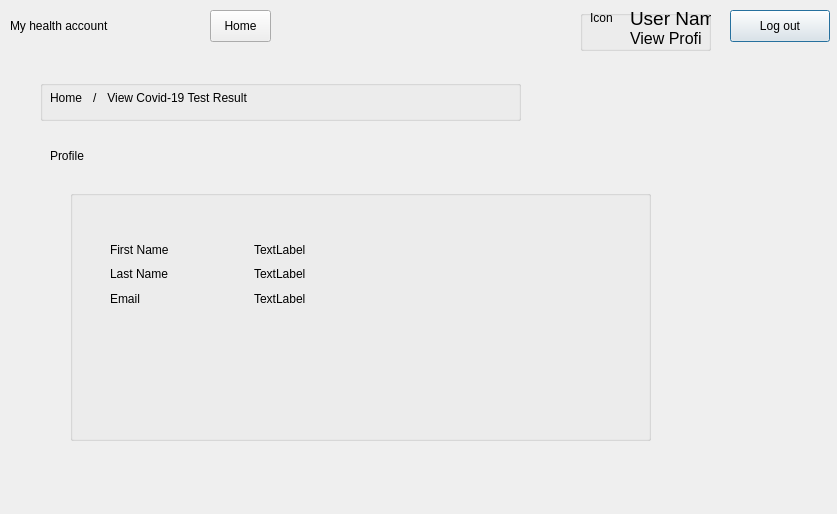
<?xml version="1.0" encoding="UTF-8"?>
<ui version="4.0">
 <class>UserProfile</class>
 <widget class="QDialog" name="UserProfile">
  <property name="geometry">
   <rect>
    <x>0</x>
    <y>0</y>
    <width>837</width>
    <height>514</height>
   </rect>
  </property>
  <property name="windowTitle">
   <string>Dialog</string>
  </property>
  <widget class="QGroupBox" name="groupBox_6">
   <property name="geometry">
    <rect>
     <x>580</x>
     <y>10</y>
     <width>131</width>
     <height>41</height>
    </rect>
   </property>
   <property name="title">
    <string/>
   </property>
   <widget class="QLabel" name="label_17">
    <property name="geometry">
     <rect>
      <x>50</x>
      <y>0</y>
      <width>91</width>
      <height>16</height>
     </rect>
    </property>
    <property name="font">
     <font>
      <family>.AppleSystemUIFont</family>
      <pointsize>14</pointsize>
      <italic>false</italic>
      <bold>false</bold>
     </font>
    </property>
    <property name="styleSheet">
     <string notr="true">font: 14pt &quot;.AppleSystemUIFont&quot;;</string>
    </property>
    <property name="text">
     <string>User Name</string>
    </property>
   </widget>
   <widget class="QLabel" name="label_18">
    <property name="geometry">
     <rect>
      <x>50</x>
      <y>20</y>
      <width>71</width>
      <height>16</height>
     </rect>
    </property>
    <property name="font">
     <font>
      <family>.AppleSystemUIFont</family>
      <pointsize>12</pointsize>
      <italic>false</italic>
      <bold>false</bold>
     </font>
    </property>
    <property name="styleSheet">
     <string notr="true">font: 12pt &quot;.AppleSystemUIFont&quot;;</string>
    </property>
    <property name="text">
     <string>View Profile</string>
    </property>
   </widget>
   <widget class="QLabel" name="label_19">
    <property name="geometry">
     <rect>
      <x>10</x>
      <y>0</y>
      <width>41</width>
      <height>16</height>
     </rect>
    </property>
    <property name="text">
     <string>Icon</string>
    </property>
   </widget>
  </widget>
  <widget class="QLabel" name="label">
   <property name="geometry">
    <rect>
     <x>10</x>
     <y>10</y>
     <width>201</width>
     <height>31</height>
    </rect>
   </property>
   <property name="styleSheet">
    <string notr="true">font: 24pt &quot;.AppleSystemUIFont&quot;;</string>
   </property>
   <property name="text">
    <string>My health account </string>
   </property>
  </widget>
  <widget class="QPushButton" name="pushButtonLogout">
   <property name="geometry">
    <rect>
     <x>730</x>
     <y>10</y>
     <width>100</width>
     <height>32</height>
    </rect>
   </property>
   <property name="text">
    <string>Log out</string>
   </property>
  </widget>
  <widget class="QGroupBox" name="groupBox_2">
   <property name="geometry">
    <rect>
     <x>40</x>
     <y>80</y>
     <width>481</width>
     <height>41</height>
    </rect>
   </property>
   <property name="title">
    <string/>
   </property>
   <widget class="QLabel" name="labelHome">
    <property name="geometry">
     <rect>
      <x>10</x>
      <y>10</y>
      <width>36</width>
      <height>16</height>
     </rect>
    </property>
    <property name="text">
     <string>Home</string>
    </property>
   </widget>
   <widget class="QLabel" name="label_9">
    <property name="geometry">
     <rect>
      <x>53</x>
      <y>10</y>
      <width>16</width>
      <height>16</height>
     </rect>
    </property>
    <property name="text">
     <string>/</string>
    </property>
   </widget>
   <widget class="QLabel" name="label_10">
    <property name="geometry">
     <rect>
      <x>64</x>
      <y>10</y>
      <width>241</width>
      <height>16</height>
     </rect>
    </property>
    <property name="text">
     <string> View Covid-19 Test Result</string>
    </property>
   </widget>
  </widget>
  <widget class="QLabel" name="label_7">
   <property name="geometry">
    <rect>
     <x>50</x>
     <y>140</y>
     <width>201</width>
     <height>31</height>
    </rect>
   </property>
   <property name="styleSheet">
    <string notr="true">font: 18pt &quot;.AppleSystemUIFont&quot;;</string>
   </property>
   <property name="text">
    <string>Profile</string>
   </property>
  </widget>
  <widget class="QGroupBox" name="groupBox">
   <property name="geometry">
    <rect>
     <x>70</x>
     <y>190</y>
     <width>581</width>
     <height>251</height>
    </rect>
   </property>
   <property name="title">
    <string/>
   </property>
   <widget class="QWidget" name="layoutWidget">
    <property name="geometry">
     <rect>
      <x>40</x>
      <y>50</y>
      <width>281</width>
      <height>68</height>
     </rect>
    </property>
    <layout class="QHBoxLayout" name="horizontalLayout">
     <item>
      <layout class="QVBoxLayout" name="verticalLayout">
       <item>
        <widget class="QLabel" name="label_2">
         <property name="text">
          <string>First Name</string>
         </property>
        </widget>
       </item>
       <item>
        <widget class="QLabel" name="label_3">
         <property name="text">
          <string>Last Name</string>
         </property>
        </widget>
       </item>
       <item>
        <widget class="QLabel" name="label_4">
         <property name="text">
          <string>Email</string>
         </property>
        </widget>
       </item>
      </layout>
     </item>
     <item>
      <layout class="QVBoxLayout" name="verticalLayout_2">
       <item>
        <widget class="QLabel" name="labelFirstName">
         <property name="text">
          <string>TextLabel</string>
         </property>
        </widget>
       </item>
       <item>
        <widget class="QLabel" name="labelLastName">
         <property name="text">
          <string>TextLabel</string>
         </property>
        </widget>
       </item>
       <item>
        <widget class="QLabel" name="labelEmail">
         <property name="text">
          <string>TextLabel</string>
         </property>
        </widget>
       </item>
      </layout>
     </item>
    </layout>
   </widget>
  </widget>
  <widget class="QPushButton" name="pushButtonHome">
   <property name="geometry">
    <rect>
     <x>210</x>
     <y>10</y>
     <width>61</width>
     <height>32</height>
    </rect>
   </property>
   <property name="text">
    <string>Home</string>
   </property>
  </widget>
 </widget>
 <resources/>
 <connections/>
</ui>
